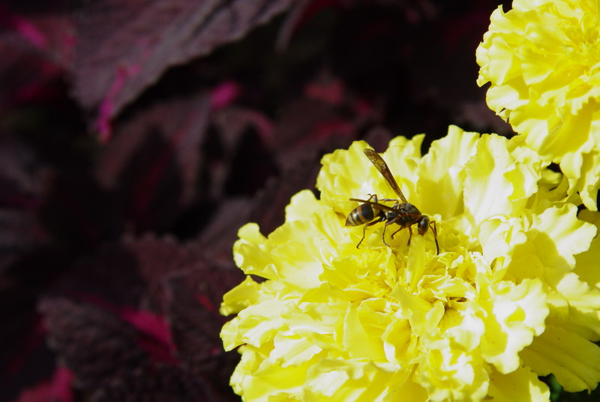
#> input picture AssignmentTwo/bee.png, 600 x 402 px
$ python Q4.py
#> lines starting #> are read from the running program, lines starting #| are printed output that depends on the picture; after the words box and inside, x2 and y2 are one past the last pixel; in counts of white or black regions, pixels touching at a corner belong together
#!/usr/bin/python
# -*- coding:utf-8 -*-
'''
:summary: this file includes scripts for Q4 [image process of color changing]
:author: CHEN QIUKAI
'''
import cv2

# read the image
file_name = 'bee.png'
img = cv2.imread(file_name)
#> img is the input picture: shape (402, 600, 3); mean B, G, R 45.1, 96.8, 107

# convert the image to HSV
img = cv2.cvtColor(img, cv2.COLOR_BGR2HSV)
#> img: shape (402, 600, 3); mean H, S, V 91.9, 144, 107.7

# show and save mask
mask = cv2.inRange(img, (25, 0, 0), (35, 255, 255))
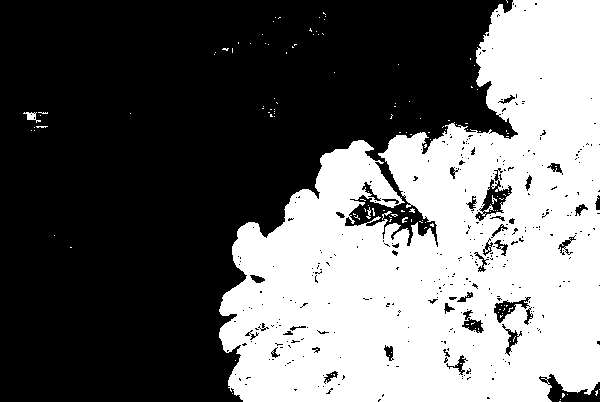
#> mask: shape (402, 600); 41% white; 140 white regions (134 under 20 px), largest, box (x1, y1, x2, y2) and area: (219, 0, 600, 402) 98372, (23, 112, 41, 123) 80, (366, 207, 371, 219) 27, (382, 211, 392, 220) 26, (492, 195, 497, 204) 20, (402, 217, 408, 223) 20
cv2.imshow('mask', mask)
cv2.waitKey(0)
cv2.imwrite('Q4_mask.png', mask)
cv2.destroyAllWindows()

# Keep the background region in H channel.
H_bg = cv2.bitwise_and(img[:, :, 0], 255 - mask)
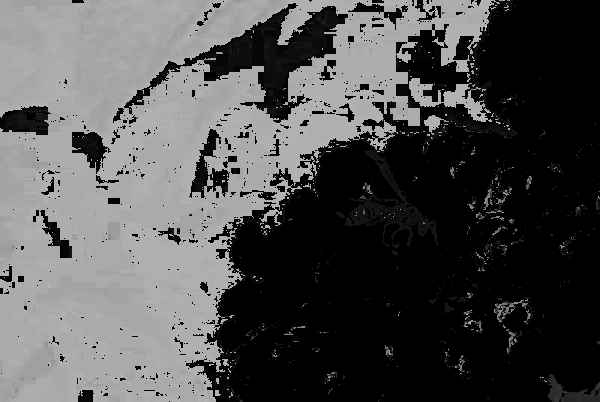
#> H_bg: shape (402, 600); min 0, max 179, mean 79.7
# Change the flower color to Magenta, whose H value is 150.
img[:, :, 0] = img[:, :, 0] + 130
#> img: shape (402, 600, 3); mean H, S, V 104.9, 144, 107.7
H_roi = cv2.bitwise_and(img[:, :, 0], mask)
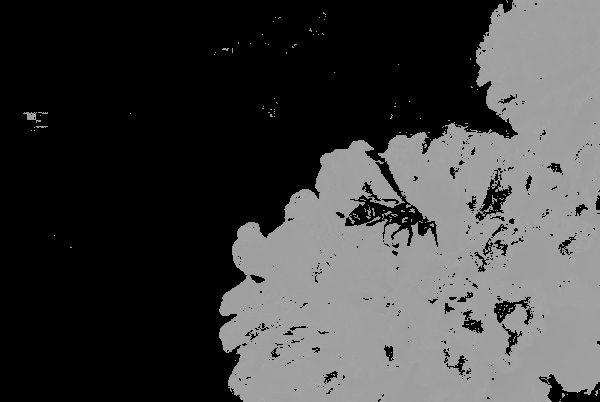
#> H_roi: shape (402, 600); min 0, max 165, mean 65.6
# Combine background and new flower in H channel.
H = cv2.bitwise_or(H_bg, H_roi)
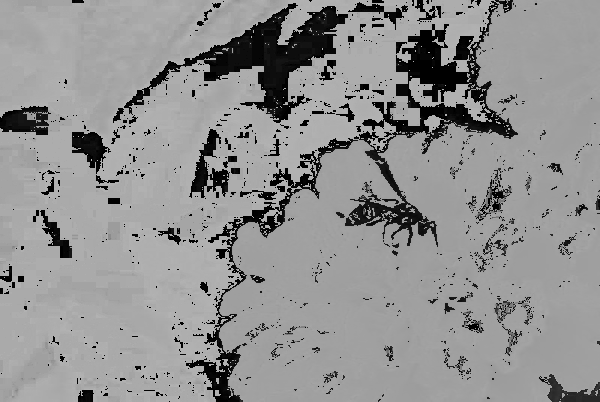
#> H: shape (402, 600); min 0, max 179, mean 145.3

_, S, V = cv2.split(img)
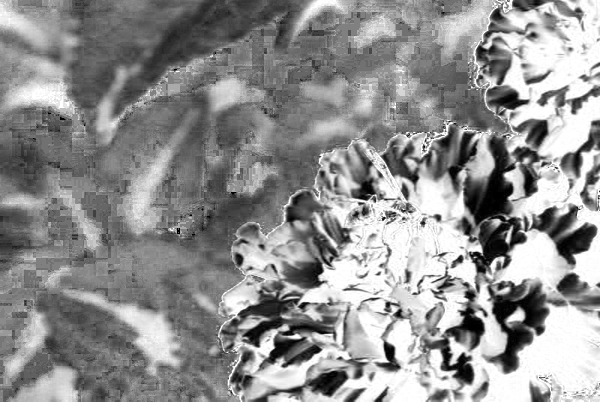
#> S: shape (402, 600); min 0, max 255, mean 144
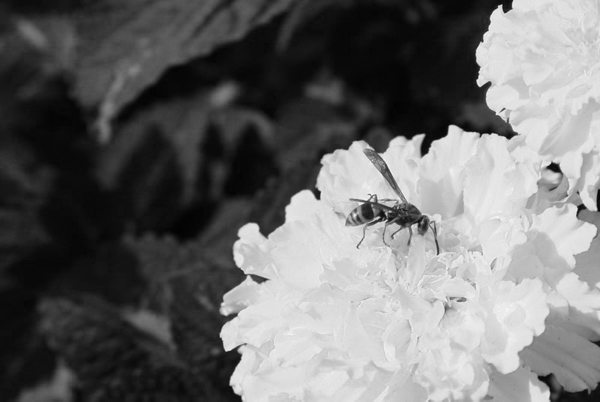
#> V: shape (402, 600); min 2, max 248, mean 107.7
new_img = cv2.merge([H, S, V])
#> new_img: shape (402, 600, 3); mean H, S, V 145.3, 144, 107.7

new_img = cv2.cvtColor(new_img, cv2.COLOR_HSV2BGR)
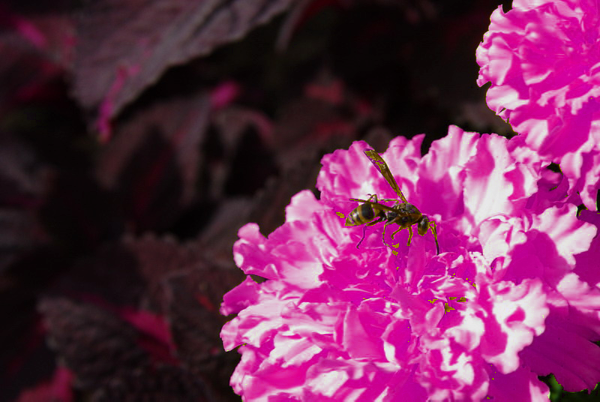
#> new_img: shape (402, 600, 3); mean B, G, R 81.9, 43.1, 107.7
cv2.imshow('the new image', new_img)
cv2.imwrite('Q4_NewImage.jpg', new_img)
cv2.waitKey(0)
cv2.destroyAllWindows()
